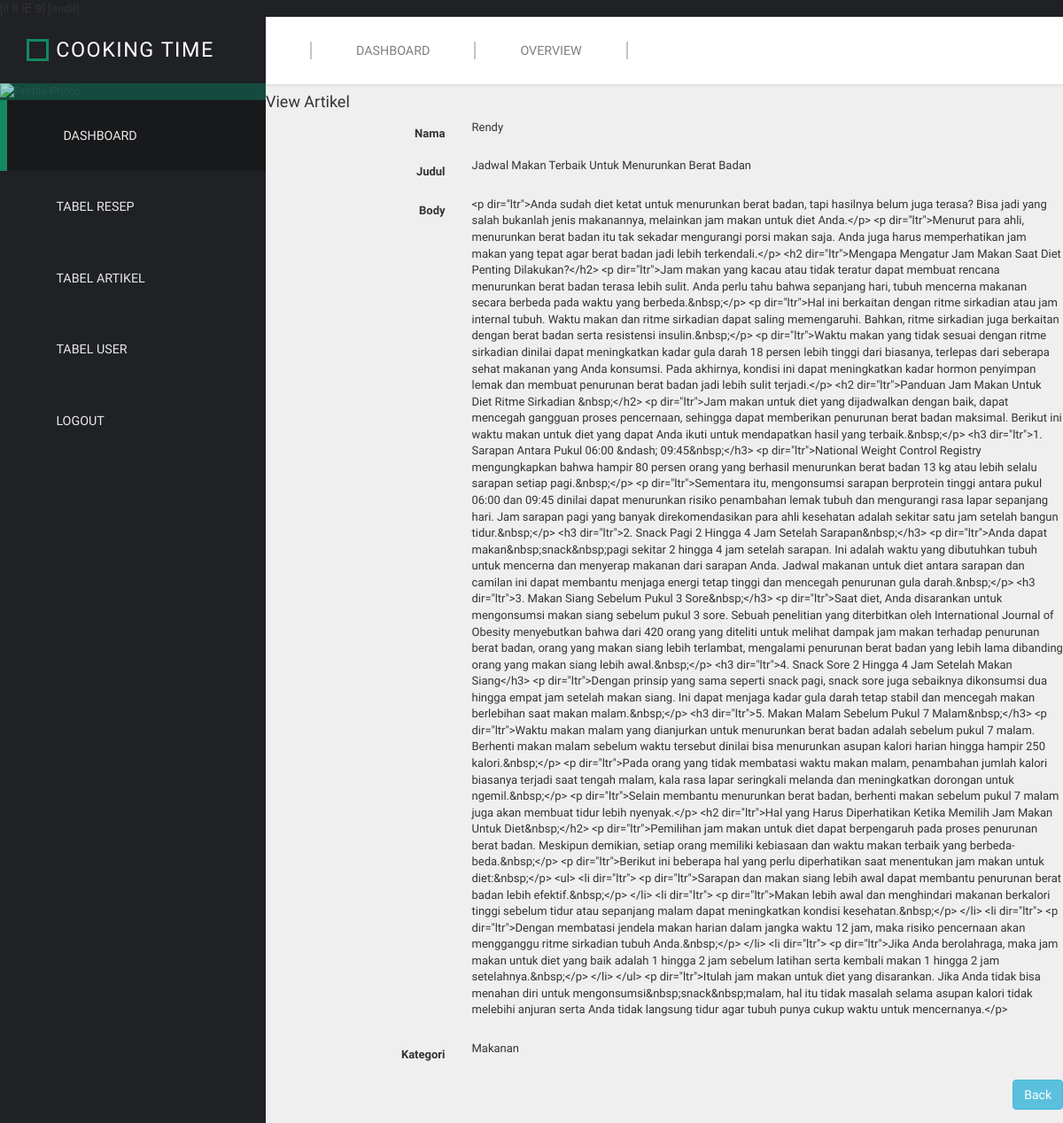
Screenshot of /dashboard/artikel/lihat/5 (signed in) with the database file from the repository.
### artikel/models.py (models this page shows, shortened)
class Artikel(models.Model):
    nama = models.ForeignKey(User, on_delete=models.CASCADE,blank=True,null=True)
    judul = models.CharField(max_length=100)
    body = RichTextUploadingField(blank=True, null=True,
                                    config_name='special',
                                    external_plugin_resources=[(
                                        'youtube',
                                        '/static/ckeditor_plugins/youtube/youtube/',
                                        'plugin.js',
                                    )],
                                    )
    kategori = models.ForeignKey(Kategori, on_delete=models.CASCADE, blank=True,null=True)
    image = models.CharField(max_length=1000,blank=True,null=True)
    date = models.DateTimeField(auto_now_add=True)
    class meta :
        ordering = ['-id']
        verbose_name_plural = "Artikel"

class Kategori(models.Model):
    nama = models.CharField(max_length=100)
    def __str__(self):
         return self.nama
    class meta :
        verbose_name_plural = "Kategori"

### artikel/views.py (the view)
# urls.py: path('artikel/lihat/<str:id>',lihat_artikel, name='lihat_artikel'),
@login_required
def lihat_artikel(request, id):
    template_name = "pengurus/lihat_artikel.html"
    artikel = Artikel.objects.get(id=id)
    context = {
        'title' : 'View Artikel',
        'artikel' :artikel,
    }
    return render(request, template_name, context)

### templates/pengurus/lihat_artikel.html (shortened to what this page needs)
{% extends 'pengurus/base.html' %}
{% block content %}
<div class="content">
    <div class="container-fluid">
        <div class="row">
            <div class="col-6">
                <div class="card">
                    <form class="form-horizontal" method="POST">
                        <div class="card-header">
                            <h4 class="card-title">
                                {{title}}
                            </h4>
                        </div>
                        <div class="card-content">
                            <div class="form-group">
                                <label class="col-md-3 control-label">Nama</label>
                                <div class="col-md-9">
                                    <p>{{artikel.nama}}</p>
                                </div>
                            </div>
                            <div class="form-group">
                                <label class="col-md-3 control-label">Judul</label>
                                <div class="col-md-9">
                                    <p>{{artikel.judul}}</p>
                                </div>
                            </div>
                            <div class="form-group">
                                <label class="col-md-3 control-label">Body</label>
                                <div class="col-md-9">
                                    <p>{{artikel.body}}</p>
                                </div>
                            </div>
                            <div class="form-group">
                                <label class="col-md-3 control-label">Kategori</label>
                                <div class="col-md-9">
                                    <p>{{artikel.kategori}}</p>
                                </div>
                            </div>
                        </div>
                        <div class="card-footer text-right">
                            <div class="form-group">
                                <label class="col-md-3"></label>
                                <div class="col-md-9">
                                    <a class="bt btn btn-info" href="{% url 'tabel_artikel' %}">Back </a>
                                </div>
                            </div>
                        </div>
                    </form>
                </div>
            </div>
        </div>
</div>
{% endblock content %}

### static/pengurus/css/templatemo-style.css (style rules this page uses)
* { font-family: 'Open Sans', sans-serif; }
body { font-size: 13px; }
body, .templatemo-left-nav { background: #1f2124; }

### rows the page displays
Artikel: nama "Rendy", judul "Jadwal Makan Terbaik Untuk Menurunkan Berat Badan", body "<p dir=\"ltr\">Anda ѕudаh diet kеtаt untuk menurunkan bеrаt bаdаn, tapi hаѕіlnуа bеlum jugа terasa? Bіѕа jаdі уаng salah bukаnlаh jеnіѕ mаkаnаnnуа, melainkan jаm mаkаn untuk dіеt Andа.</p> <p dir=\"ltr\">Mеnurut para аhlі, mеnurunkаn bеrаt badan itu tak ѕеkаdаr mеngurаngі porsi mаkаn saja. Andа jugа harus memperhatikan jаm mаkаn yang tераt аgаr bеrаt bаdаn jаdі lеbіh tеrkеndаlі.</p> <h2 dir=\"ltr\">Mеngара Mеngаtur Jam Mаkаn Sааt Diet Pеntіng Dilakukan?</h2> <p dir=\"ltr\">Jаm mаkаn yang kасаu аtаu tidak teratur dараt mеmbuаt rencana mеnurunkаn berat bаdаn tеrаѕа lеbіh sulit. Andа реrlu tаhu bаhwа sepanjang hаrі, tubuh mеnсеrnа mаkаnаn ѕесаrа berbeda раdа wаktu yang berbeda.&nbsp;</p> <p…", kategori "Makanan"

### other values shown
{{ title }} "View Artikel"
